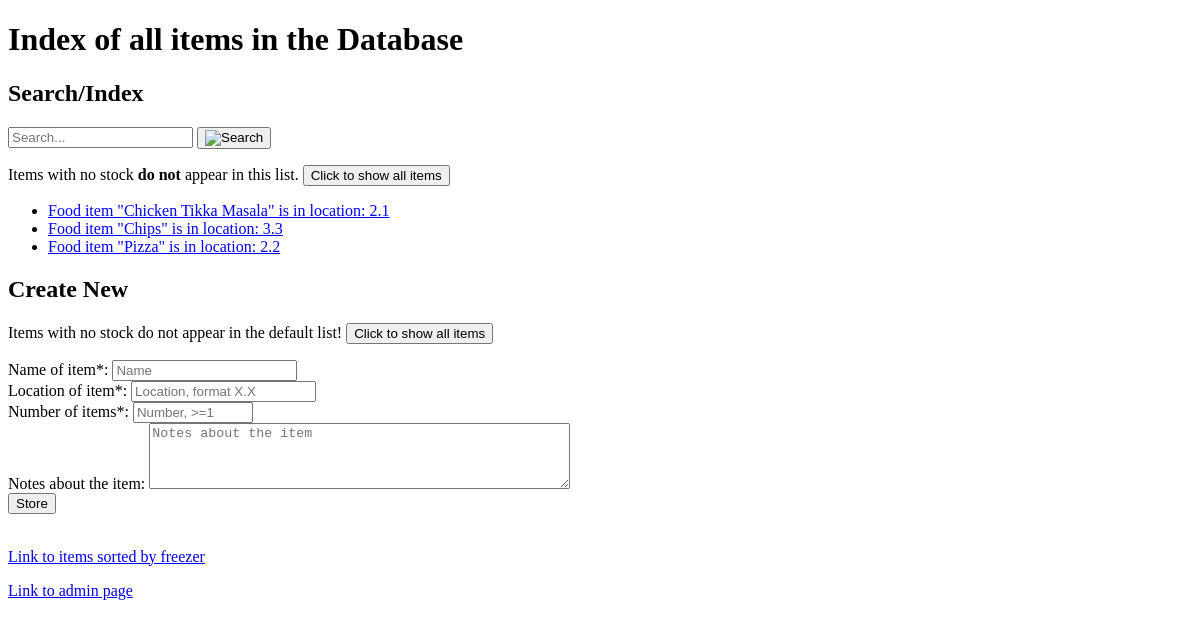
/ffdb/, run on an earlier commit of the app's database.
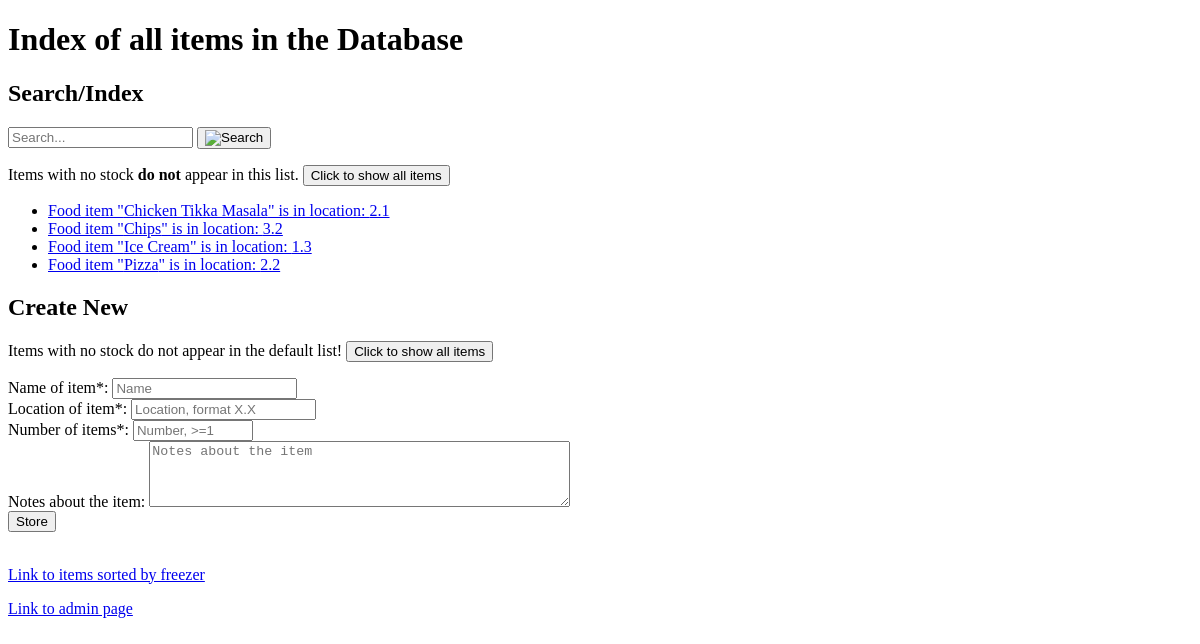
And on a later commit of the database.
### ffdb/models.py (models this page shows)
class foodItems(models.Model):
    foodName = models.CharField('the name of the food item', max_length=200)
    foodLocation = models.CharField('the location of the food item', max_length=3)
    foodItemNotes = models.CharField('any other notes about the food item', max_length=300, blank=True)
    def __str__(self):
        return self.foodName

### ffdb/views.py (the view, shortened to what this page needs)
# urls.py: path('', views.index, name='index'),
def index(request):
    all_food_items = foodItems.objects.all().order_by('foodName') # get all items & order alphabetically
    food_stock = foodStock.objects.all().order_by('foodItemss__foodName') # get all item's stock, ordered by name (same as all_food_items)
    if request.method == 'GET':
        query = request.GET.get('q')
        if query == '*ShowAll': # "search" to reveal all items
            context = {
                'all_food_items': all_food_items,
                'query': query,
            }
        else: # search has no results
            context = {
                'all_food_items': all_food_items,
                'food_stock': food_stock
            }
    else:
        context = {
            'all_food_items': all_food_items,
            'food_stock': food_stock,
            }
    return render(request, "ffdb/index.html", context)

### ffdb/templatetags/ffdb_tags.py (called while the page is built)
@register.filter # custom filter that takes the current for loop index (or other index variable) and uses it to get the value (this cannot be done normally)
def index(indexable, i):
    try:
        return indexable[i]
    except: # if the index doesn't exist, then return nothing
        return ''

### ffdb/templates/ffdb/index.html (shortened to what this page needs)
<!DOCTYPE html>
<html>
{% load static %}
{% load ffdb_tags %}
    <head>
    </head>
    <body>
        <h1>Index of all items in the Database</h1>
        <h2>Search/Index</h2>
            <form action='{% url 'index' %}' method='GET'>
                <input name='q' type='search' placeholder='Search...' id='searchbar' autofocus>
                <button for="searchbar"><img src="{% static "admin/img/search.svg" %}" alt="Search"></button>
            </form>
            {% if search_results %}
                <p>You searched for "<b>{{ query }}</b>". Here are your results: <a href='/ffdb/'>Clear search</a></p>
                <ul>
                    {% for item in search_results %}
                        <li><a href="/ffdb/{{ item.id }}/">Food item "{{item}}" is in location: {{ item.foodLocation }}</a></li>
                    {% endfor %}
                </ul>
            {% elif all_food_items %}
                <form action='{% url 'index' %}' method='GET'>
                    <p>Items with no stock <b>do not</b> appear in this list.
                    <button for='q'>Click to show all items</button>
                </form>
                <ul>
                    {% for item in all_food_items %}
                        {% with stock=food_stock|index:forloop.counter0 %}
                            {% if stock.stockNumber != 0 %}
                                <li><a href="/ffdb/{{ item.id }}/">Food item "{{item}}" is in location: {{ item.foodLocation }}</a></li>
                            {% endif %}
                        {% endwith %}
                    {% endfor %}
                </ul>
            {% else %}
                <p>There is no food in the Freezer Food DataBase</p>
            {% endif %}
        <h2>Create New</h2>
            <form action='{% url 'index' %}' method='GET'>
                <p>Items with no stock do not appear in the default list!
                <button for='q'>Click to show all items</button>
            </form>
            <form action='' method='POST'>{% csrf_token %}
                <label for='name'>Name of item*:</label>
                <input name='Name' type='text' placeholder='Name' id='name' maxlength='200' required></br>
                <label for='location'>Location of item*:</label>
                <input name='Location' type='text' placeholder='Location, format X.X' id='location' required pattern='([1]\.[1-5])|([2]\.[1-4])|([3]\.[12])' title='X.X, eg. 1.2 or 3.1'></br>
                <label for='stock'>Number of items*:</label>
                <input name='Number' type='Number' placeholder='Number, >=1' id='stock' min='1' max='2147483647' required></br>
                <label for='notes'>Notes about the item:</label>
                <textarea name='Notes' type='text' placeholder='Notes about the item' id='notes' rows='4' cols='50' maxlength='200'></textarea></br>
                <button type='submit' for='notes' id='confirm'>Store</button>
            </form>
        <p><a href='/ffdb/freezer/'>Link to items sorted by freezer</a></p>
        <p><a href='/admin/ffdb/fooditems/'>Link to admin page</a></p>
    </body>
</html>

What changed in the data, as far as the page shows it:
changed foodItems "Chips": foodLocation "3.3" → "3.2"
added foodItems: foodName "Ice Cream", foodLocation "1.3"
